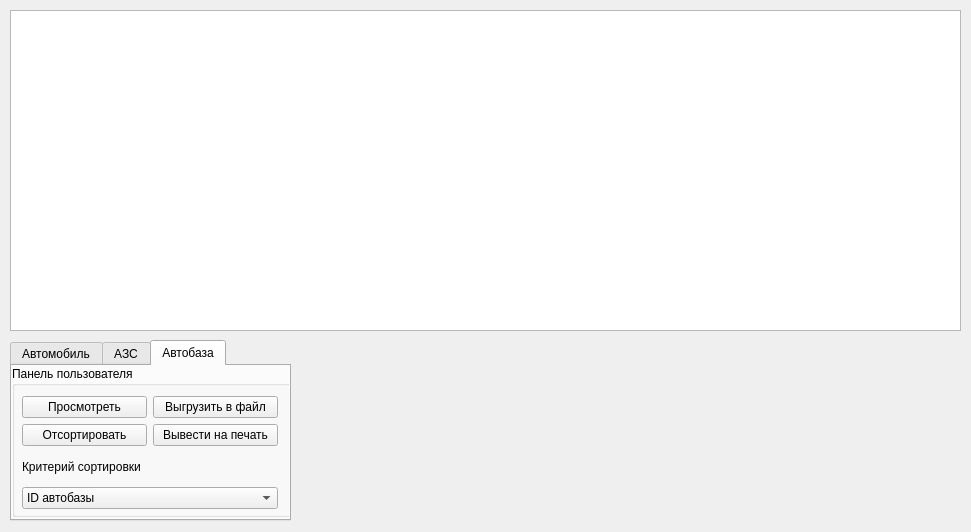
<?xml version="1.0" encoding="UTF-8"?>
<ui version="4.0">
 <class>look</class>
 <widget class="QDialog" name="look">
  <property name="geometry">
   <rect>
    <x>0</x>
    <y>0</y>
    <width>971</width>
    <height>532</height>
   </rect>
  </property>
  <property name="windowTitle">
   <string>Dialog</string>
  </property>
  <widget class="QTableWidget" name="tableWidget">
   <property name="geometry">
    <rect>
     <x>10</x>
     <y>10</y>
     <width>951</width>
     <height>321</height>
    </rect>
   </property>
  </widget>
  <widget class="QTabWidget" name="tabWidget">
   <property name="geometry">
    <rect>
     <x>10</x>
     <y>340</y>
     <width>281</width>
     <height>181</height>
    </rect>
   </property>
   <property name="currentIndex">
    <number>2</number>
   </property>
   <widget class="QWidget" name="tab">
    <attribute name="title">
     <string>Автомобиль</string>
    </attribute>
    <widget class="QGroupBox" name="groupBox">
     <property name="geometry">
      <rect>
       <x>0</x>
       <y>0</y>
       <width>281</width>
       <height>151</height>
      </rect>
     </property>
     <property name="title">
      <string>Панель пользователя</string>
     </property>
     <widget class="QWidget" name="">
      <property name="geometry">
       <rect>
        <x>10</x>
        <y>30</y>
        <width>256</width>
        <height>113</height>
       </rect>
      </property>
      <layout class="QGridLayout" name="gridLayout">
       <item row="0" column="0">
        <widget class="QPushButton" name="viewAvto">
         <property name="text">
          <string>Просмотреть</string>
         </property>
        </widget>
       </item>
       <item row="0" column="1">
        <widget class="QPushButton" name="inFileAvto">
         <property name="text">
          <string>Выгрузить в файл</string>
         </property>
        </widget>
       </item>
       <item row="1" column="0">
        <widget class="QPushButton" name="sortAvto">
         <property name="text">
          <string>Отсортировать</string>
         </property>
        </widget>
       </item>
       <item row="1" column="1">
        <widget class="QPushButton" name="printAvto">
         <property name="text">
          <string>Вывести на печать</string>
         </property>
        </widget>
       </item>
       <item row="2" column="0" colspan="2">
        <widget class="QLabel" name="label">
         <property name="text">
          <string>Критерий сортировки</string>
         </property>
        </widget>
       </item>
       <item row="3" column="0" colspan="2">
        <widget class="QComboBox" name="CB_Avto_Columns">
         <item>
          <property name="text">
           <string>ID автомобиля</string>
          </property>
         </item>
         <item>
          <property name="text">
           <string>ID автобазы</string>
          </property>
         </item>
         <item>
          <property name="text">
           <string>Сорт бензина</string>
          </property>
         </item>
         <item>
          <property name="text">
           <string>Модель</string>
          </property>
         </item>
         <item>
          <property name="text">
           <string>Марка</string>
          </property>
         </item>
         <item>
          <property name="text">
           <string>Тип</string>
          </property>
         </item>
         <item>
          <property name="text">
           <string>Гос. номер</string>
          </property>
         </item>
        </widget>
       </item>
      </layout>
     </widget>
    </widget>
   </widget>
   <widget class="QWidget" name="tab_2">
    <attribute name="title">
     <string>АЗС</string>
    </attribute>
    <widget class="QGroupBox" name="groupBox_2">
     <property name="geometry">
      <rect>
       <x>0</x>
       <y>0</y>
       <width>281</width>
       <height>151</height>
      </rect>
     </property>
     <property name="title">
      <string>Панель пользователя</string>
     </property>
     <widget class="QWidget" name="layoutWidget">
      <property name="geometry">
       <rect>
        <x>10</x>
        <y>30</y>
        <width>256</width>
        <height>113</height>
       </rect>
      </property>
      <layout class="QGridLayout" name="gridLayout_2">
       <item row="0" column="0">
        <widget class="QPushButton" name="viewAZS">
         <property name="text">
          <string>Просмотреть</string>
         </property>
        </widget>
       </item>
       <item row="0" column="1">
        <widget class="QPushButton" name="inFileAZS">
         <property name="text">
          <string>Выгрузить в файл</string>
         </property>
        </widget>
       </item>
       <item row="1" column="0">
        <widget class="QPushButton" name="sortAZS">
         <property name="text">
          <string>Отсортировать</string>
         </property>
        </widget>
       </item>
       <item row="1" column="1">
        <widget class="QPushButton" name="printAZS">
         <property name="text">
          <string>Вывести на печать</string>
         </property>
        </widget>
       </item>
       <item row="2" column="0" colspan="2">
        <widget class="QLabel" name="label_2">
         <property name="text">
          <string>Критерий сортировки</string>
         </property>
        </widget>
       </item>
       <item row="3" column="0" colspan="2">
        <widget class="QComboBox" name="CB_AZS_Columns">
         <item>
          <property name="text">
           <string>ID АЗС</string>
          </property>
         </item>
         <item>
          <property name="text">
           <string>Название</string>
          </property>
         </item>
         <item>
          <property name="text">
           <string>Адрес</string>
          </property>
         </item>
         <item>
          <property name="text">
           <string>Сорт бензина</string>
          </property>
         </item>
         <item>
          <property name="text">
           <string>Состояние</string>
          </property>
         </item>
        </widget>
       </item>
      </layout>
     </widget>
    </widget>
   </widget>
   <widget class="QWidget" name="tab_3">
    <attribute name="title">
     <string>Автобаза</string>
    </attribute>
    <widget class="QGroupBox" name="groupBox_3">
     <property name="geometry">
      <rect>
       <x>0</x>
       <y>0</y>
       <width>281</width>
       <height>151</height>
      </rect>
     </property>
     <property name="title">
      <string>Панель пользователя</string>
     </property>
     <widget class="QWidget" name="layoutWidget_2">
      <property name="geometry">
       <rect>
        <x>10</x>
        <y>30</y>
        <width>256</width>
        <height>113</height>
       </rect>
      </property>
      <layout class="QGridLayout" name="gridLayout_3">
       <item row="0" column="0">
        <widget class="QPushButton" name="viewAvtobaza">
         <property name="text">
          <string>Просмотреть</string>
         </property>
        </widget>
       </item>
       <item row="0" column="1">
        <widget class="QPushButton" name="inFileAvtobaza">
         <property name="text">
          <string>Выгрузить в файл</string>
         </property>
        </widget>
       </item>
       <item row="1" column="0">
        <widget class="QPushButton" name="sortAvtobaza">
         <property name="text">
          <string>Отсортировать</string>
         </property>
        </widget>
       </item>
       <item row="1" column="1">
        <widget class="QPushButton" name="printAvtobaza">
         <property name="text">
          <string>Вывести на печать</string>
         </property>
        </widget>
       </item>
       <item row="2" column="0" colspan="2">
        <widget class="QLabel" name="label_3">
         <property name="text">
          <string>Критерий сортировки</string>
         </property>
        </widget>
       </item>
       <item row="3" column="0" colspan="2">
        <widget class="QComboBox" name="CB_Avtobaza_Columns">
         <item>
          <property name="text">
           <string>ID автобазы</string>
          </property>
         </item>
         <item>
          <property name="text">
           <string>Номер</string>
          </property>
         </item>
         <item>
          <property name="text">
           <string>Адрес</string>
          </property>
         </item>
        </widget>
       </item>
      </layout>
     </widget>
    </widget>
   </widget>
  </widget>
 </widget>
 <resources/>
 <connections/>
</ui>
